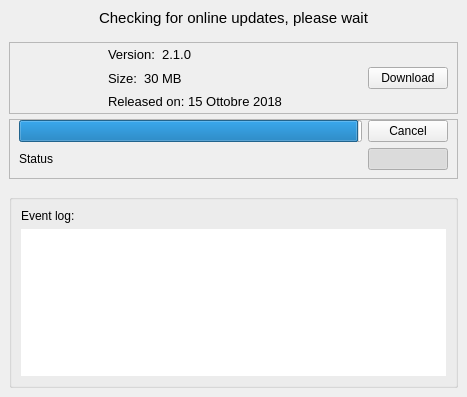
<?xml version="1.0" encoding="UTF-8"?>
<ui version="4.0">
 <class>Updater</class>
 <widget class="QMainWindow" name="Updater">
  <property name="geometry">
   <rect>
    <x>0</x>
    <y>0</y>
    <width>467</width>
    <height>397</height>
   </rect>
  </property>
  <property name="windowTitle">
   <string>MainWindow</string>
  </property>
  <widget class="QWidget" name="centralwidget">
   <layout class="QHBoxLayout" name="horizontalLayout">
    <property name="spacing">
     <number>0</number>
    </property>
    <property name="leftMargin">
     <number>0</number>
    </property>
    <property name="topMargin">
     <number>0</number>
    </property>
    <property name="rightMargin">
     <number>0</number>
    </property>
    <property name="bottomMargin">
     <number>0</number>
    </property>
    <item>
     <widget class="QScrollArea" name="scrollArea">
      <property name="frameShape">
       <enum>QFrame::NoFrame</enum>
      </property>
      <property name="frameShadow">
       <enum>QFrame::Plain</enum>
      </property>
      <property name="widgetResizable">
       <bool>true</bool>
      </property>
      <widget class="QWidget" name="scrollAreaWidgetContents">
       <property name="geometry">
        <rect>
         <x>0</x>
         <y>0</y>
         <width>467</width>
         <height>397</height>
        </rect>
       </property>
       <layout class="QVBoxLayout" name="verticalLayout">
        <property name="spacing">
         <number>5</number>
        </property>
        <item>
         <widget class="QLabel" name="label_title">
          <property name="sizePolicy">
           <sizepolicy hsizetype="Preferred" vsizetype="Fixed">
            <horstretch>0</horstretch>
            <verstretch>0</verstretch>
           </sizepolicy>
          </property>
          <property name="font">
           <font>
            <pointsize>11</pointsize>
           </font>
          </property>
          <property name="text">
           <string>Checking for online updates, please wait</string>
          </property>
          <property name="alignment">
           <set>Qt::AlignCenter</set>
          </property>
         </widget>
        </item>
        <item>
         <spacer name="verticalSpacer">
          <property name="orientation">
           <enum>Qt::Vertical</enum>
          </property>
          <property name="sizeType">
           <enum>QSizePolicy::Fixed</enum>
          </property>
          <property name="sizeHint" stdset="0">
           <size>
            <width>20</width>
            <height>10</height>
           </size>
          </property>
         </spacer>
        </item>
        <item>
         <widget class="QFrame" name="frame_updateData">
          <property name="sizePolicy">
           <sizepolicy hsizetype="Expanding" vsizetype="Fixed">
            <horstretch>0</horstretch>
            <verstretch>0</verstretch>
           </sizepolicy>
          </property>
          <property name="minimumSize">
           <size>
            <width>0</width>
            <height>0</height>
           </size>
          </property>
          <property name="frameShape">
           <enum>QFrame::StyledPanel</enum>
          </property>
          <property name="frameShadow">
           <enum>QFrame::Raised</enum>
          </property>
          <layout class="QGridLayout" name="gridLayout_2">
           <property name="leftMargin">
            <number>9</number>
           </property>
           <property name="topMargin">
            <number>0</number>
           </property>
           <property name="rightMargin">
            <number>9</number>
           </property>
           <property name="bottomMargin">
            <number>0</number>
           </property>
           <property name="horizontalSpacing">
            <number>9</number>
           </property>
           <property name="verticalSpacing">
            <number>0</number>
           </property>
           <item row="2" column="1">
            <widget class="QLabel" name="label_releaseDate">
             <property name="sizePolicy">
              <sizepolicy hsizetype="Expanding" vsizetype="Expanding">
               <horstretch>0</horstretch>
               <verstretch>0</verstretch>
              </sizepolicy>
             </property>
             <property name="font">
              <font>
               <pointsize>10</pointsize>
              </font>
             </property>
             <property name="text">
              <string>Released on: 15 Ottobre 2018</string>
             </property>
            </widget>
           </item>
           <item row="0" column="2" rowspan="3">
            <spacer name="horizontalSpacer_3">
             <property name="orientation">
              <enum>Qt::Horizontal</enum>
             </property>
             <property name="sizeHint" stdset="0">
              <size>
               <width>40</width>
               <height>20</height>
              </size>
             </property>
            </spacer>
           </item>
           <item row="0" column="0" rowspan="3">
            <widget class="QLabel" name="label_icon">
             <property name="minimumSize">
              <size>
               <width>80</width>
               <height>70</height>
              </size>
             </property>
             <property name="maximumSize">
              <size>
               <width>80</width>
               <height>70</height>
              </size>
             </property>
             <property name="text">
              <string/>
             </property>
             <property name="pixmap">
              <pixmap resource="resources.qrc">:/icons/installer.png</pixmap>
             </property>
             <property name="scaledContents">
              <bool>true</bool>
             </property>
            </widget>
           </item>
           <item row="1" column="1">
            <widget class="QLabel" name="label_size">
             <property name="sizePolicy">
              <sizepolicy hsizetype="Expanding" vsizetype="Expanding">
               <horstretch>0</horstretch>
               <verstretch>0</verstretch>
              </sizepolicy>
             </property>
             <property name="font">
              <font>
               <pointsize>10</pointsize>
              </font>
             </property>
             <property name="text">
              <string>Size:  30 MB</string>
             </property>
            </widget>
           </item>
           <item row="0" column="1">
            <widget class="QLabel" name="label_version">
             <property name="sizePolicy">
              <sizepolicy hsizetype="Expanding" vsizetype="Expanding">
               <horstretch>0</horstretch>
               <verstretch>0</verstretch>
              </sizepolicy>
             </property>
             <property name="font">
              <font>
               <pointsize>10</pointsize>
              </font>
             </property>
             <property name="text">
              <string>Version:  2.1.0</string>
             </property>
            </widget>
           </item>
           <item row="0" column="3" rowspan="3">
            <widget class="QPushButton" name="pushButton_download">
             <property name="minimumSize">
              <size>
               <width>0</width>
               <height>0</height>
              </size>
             </property>
             <property name="text">
              <string>Download</string>
             </property>
             <property name="iconSize">
              <size>
               <width>40</width>
               <height>40</height>
              </size>
             </property>
            </widget>
           </item>
          </layout>
         </widget>
        </item>
        <item>
         <widget class="QFrame" name="frame">
          <property name="sizePolicy">
           <sizepolicy hsizetype="Expanding" vsizetype="Fixed">
            <horstretch>0</horstretch>
            <verstretch>0</verstretch>
           </sizepolicy>
          </property>
          <property name="minimumSize">
           <size>
            <width>50</width>
            <height>60</height>
           </size>
          </property>
          <property name="frameShape">
           <enum>QFrame::StyledPanel</enum>
          </property>
          <property name="frameShadow">
           <enum>QFrame::Raised</enum>
          </property>
          <layout class="QGridLayout" name="gridLayout_3">
           <property name="topMargin">
            <number>0</number>
           </property>
           <item row="0" column="0">
            <widget class="QProgressBar" name="progressBar_chechUpdates">
             <property name="styleSheet">
              <string notr="true"/>
             </property>
             <property name="value">
              <number>99</number>
             </property>
             <property name="textVisible">
              <bool>false</bool>
             </property>
            </widget>
           </item>
           <item row="0" column="1">
            <widget class="QPushButton" name="pushButton_cancelDownload">
             <property name="text">
              <string>Cancel</string>
             </property>
            </widget>
           </item>
           <item row="2" column="0">
            <widget class="QLabel" name="label_download_status">
             <property name="text">
              <string>Status</string>
             </property>
            </widget>
           </item>
           <item row="2" column="1">
            <widget class="QPushButton" name="pushButton_details">
             <property name="text">
              <string/>
             </property>
             <property name="icon">
              <iconset resource="resources.qrc">
               <normaloff>:/icons/showDetailsDownload.png</normaloff>
               <normalon>:/icons/hideDetailsDownload.png</normalon>:/icons/showDetailsDownload.png</iconset>
             </property>
             <property name="iconSize">
              <size>
               <width>16</width>
               <height>16</height>
              </size>
             </property>
             <property name="checkable">
              <bool>true</bool>
             </property>
             <property name="checked">
              <bool>true</bool>
             </property>
            </widget>
           </item>
          </layout>
         </widget>
        </item>
        <item>
         <spacer name="verticalSpacer_3">
          <property name="orientation">
           <enum>Qt::Vertical</enum>
          </property>
          <property name="sizeType">
           <enum>QSizePolicy::Minimum</enum>
          </property>
          <property name="sizeHint" stdset="0">
           <size>
            <width>20</width>
            <height>10</height>
           </size>
          </property>
         </spacer>
        </item>
        <item>
         <widget class="QGroupBox" name="groupBox">
          <property name="title">
           <string/>
          </property>
          <layout class="QVBoxLayout" name="verticalLayout_2">
           <item>
            <widget class="QLabel" name="label">
             <property name="text">
              <string>Event log:</string>
             </property>
            </widget>
           </item>
           <item>
            <widget class="QTextEdit" name="textEdit_details">
             <property name="frameShape">
              <enum>QFrame::NoFrame</enum>
             </property>
             <property name="frameShadow">
              <enum>QFrame::Plain</enum>
             </property>
             <property name="lineWidth">
              <number>1</number>
             </property>
             <property name="readOnly">
              <bool>true</bool>
             </property>
            </widget>
           </item>
          </layout>
         </widget>
        </item>
       </layout>
      </widget>
     </widget>
    </item>
   </layout>
  </widget>
 </widget>
 <resources>
  <include location="resources.qrc"/>
 </resources>
 <connections/>
</ui>
